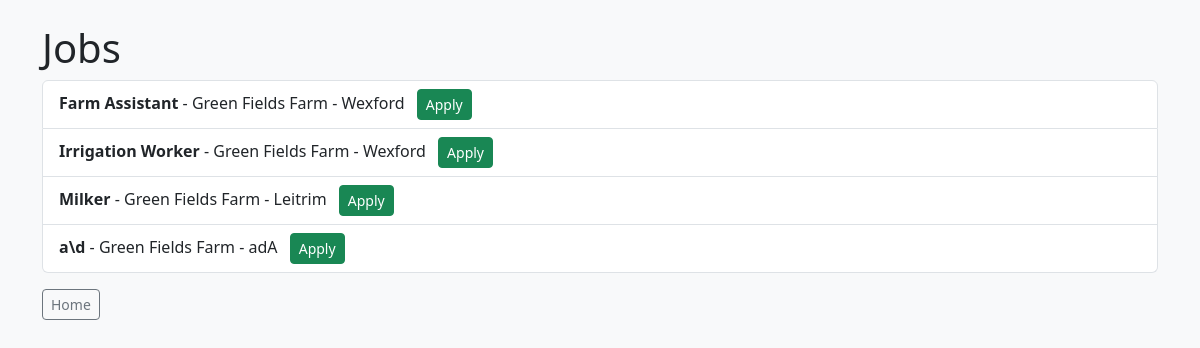
The app's page /jobs/ (signed in) with its own data.
### core/models.py (models this page shows, shortened)
class Job(models.Model):
    employer = models.ForeignKey(EmployerProfile, on_delete=models.CASCADE)
    title = models.CharField(max_length=100)
    description = models.TextField()
    location = models.CharField(max_length=100)

class EmployerProfile(models.Model):
    user = models.OneToOneField(User, on_delete=models.CASCADE)
    company_name = models.CharField(max_length=100)
    location = models.CharField(max_length=100)

### core/views.py (the view)
# urls.py: path("jobs/", views.job_list, name="job_list"),
@login_required
def job_list(request):
    if is_employer(request.user):
        employer = get_object_or_404(EmployerProfile, user=request.user)
        jobs = Job.objects.select_related("employer").filter(employer=employer)
    else:
        jobs = Job.objects.select_related("employer").all()
    return render(request, "core/job_list.html", {"jobs": jobs, "user_role": get_user_role(request.user)})

### core/views.py (called while the page is built)
def get_user_role(user):
    if not user.is_authenticated:
        return ""
    try:
        return user.userprofile.role
    except UserProfile.DoesNotExist:
        return ""

def is_employer(user):
    return get_user_role(user) == "employer"

### core/templates/core/job_list.html (shortened to what this page needs)
<!DOCTYPE html>
<html lang="en">
<head>
    <link href="https://cdn.jsdelivr.net/npm/bootstrap@5.3.3/dist/css/bootstrap.min.css" rel="stylesheet">
</head>
<body class="bg-light">
    <div class="container py-4">
    <h1>Jobs</h1>
    {% if jobs %}
        <ul class="list-group mb-3">
            {% for job in jobs %}
                <li class="list-group-item">
                    <strong>{{ job.title }}</strong> -
                    {{ job.employer.company_name }} -
                    {{ job.location }}
                    {% if user.is_authenticated and user_role == "candidate" %}
                        <a href="/applications/add/{{ job.id }}/" class="btn btn-success btn-sm ms-2">Apply</a>
                    {% endif %}
                </li>
            {% endfor %}
        </ul>
    {% else %}
        <p>No jobs found.</p>
    {% endif %}
    <p><a href="/" class="btn btn-outline-secondary btn-sm">Home</a></p>
    </div>
</body>
</html>

### records on screen
Job: title "Farm Assistant", employer.company_name "Green Fields Farm", location "Wexford"
Job: title "Irrigation Worker", employer.company_name "Green Fields Farm", location "Wexford"
Job: title "Milker", employer.company_name "Green Fields Farm", location "Leitrim"
Job: title "a\\d", employer.company_name "Green Fields Farm", location "adA"
